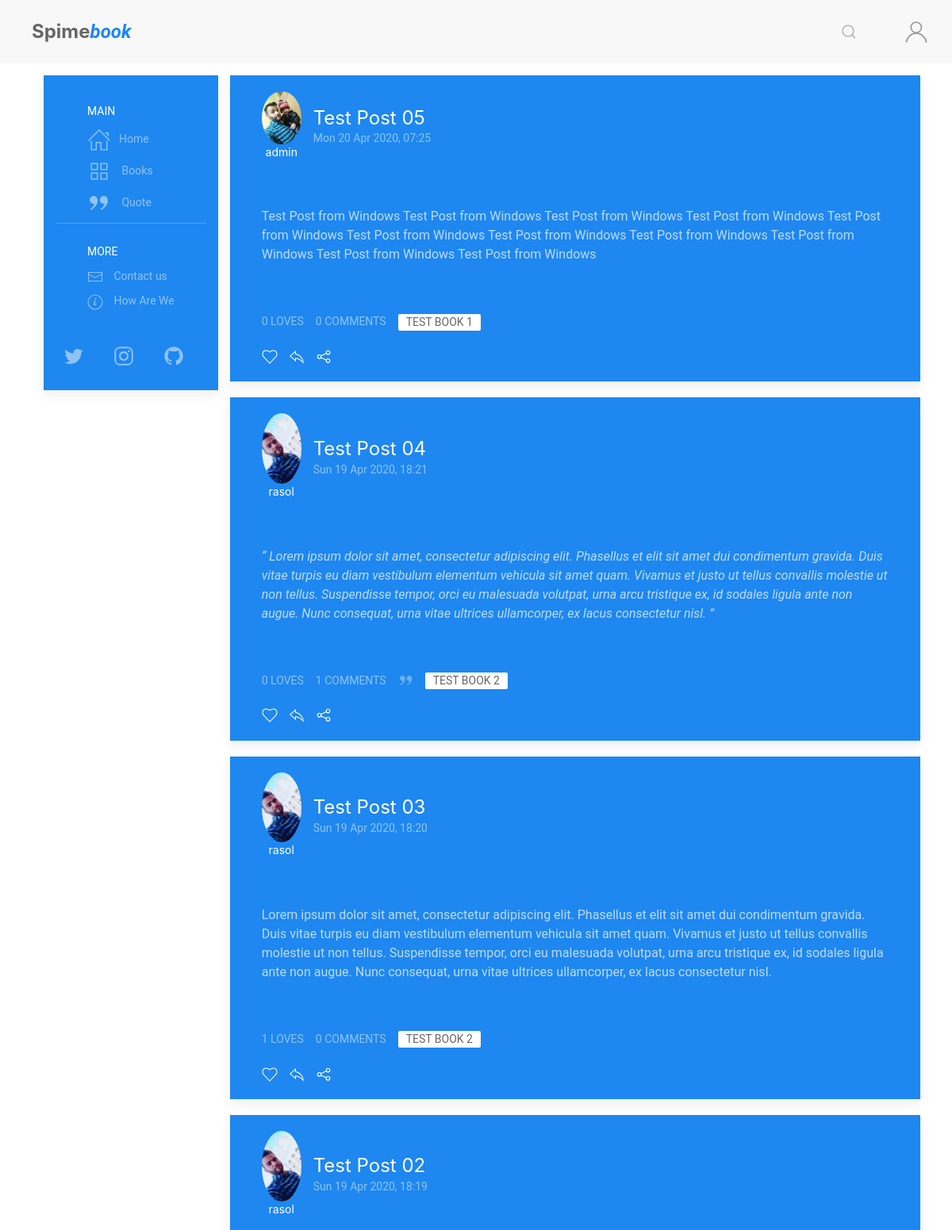
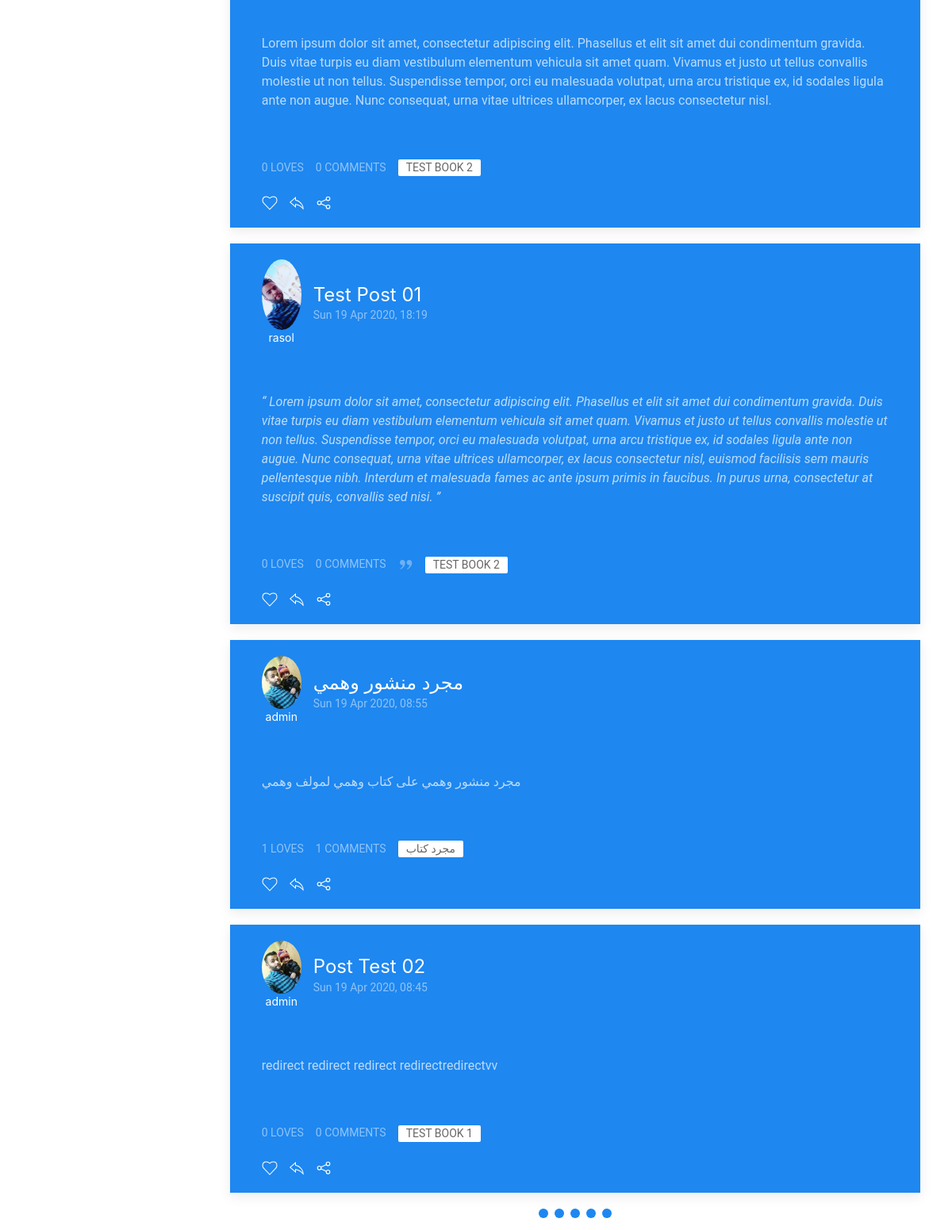
/, run on an earlier commit of the app's database (2 pictures, top to bottom).
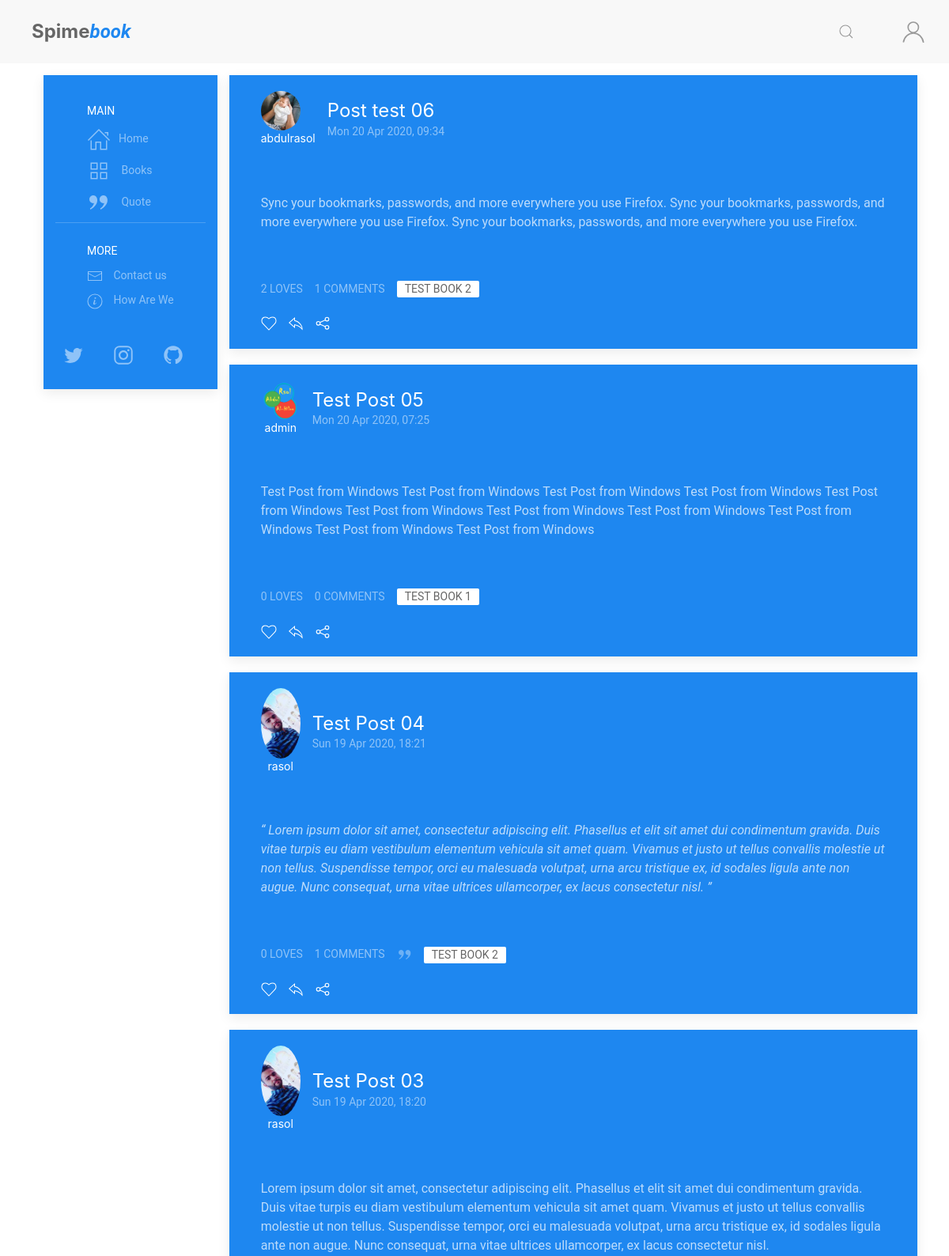
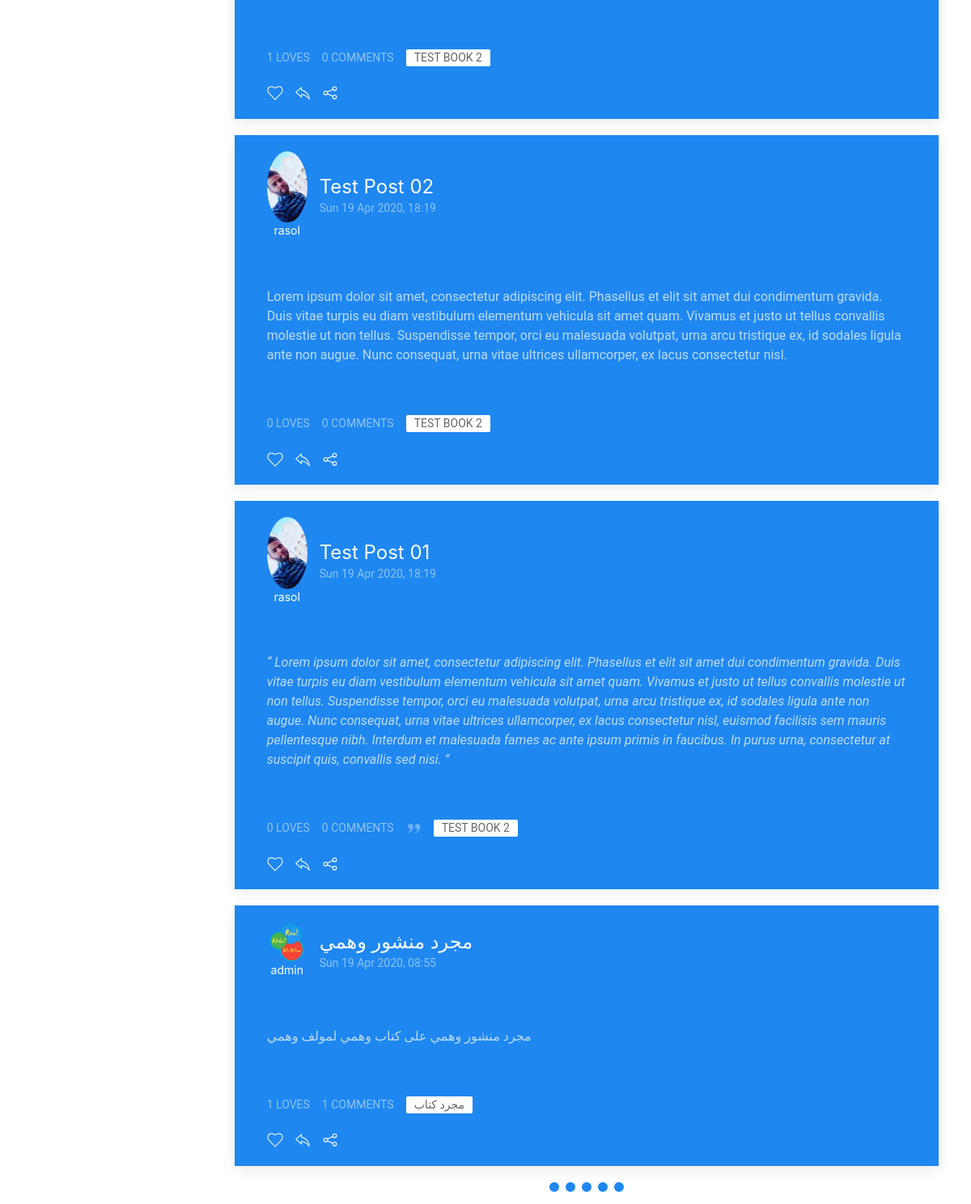
And on a later commit of the database (2 pictures, top to bottom).
### posts/models.py (models this page shows, shortened)
class Post(models.Model):
    POST_TYPE = [
        ('Q', 'Quote'),
        ('R', 'Reviw'),
        ('P', 'Post'),
    ]
    title = models.CharField(max_length=120, default='')
    user = models.ForeignKey(User, on_delete=models.CASCADE)
    post_date = models.DateTimeField(default=timezone.now)
    post_edit_date = models.DateTimeField(auto_now=timezone.now)
    content = models.TextField(default='')
    post_type = models.CharField(
        max_length=1,
        choices=POST_TYPE,
        default='Psot')
    for_book = models.ForeignKey(Book, on_delete=models.CASCADE)
    archived = models.BooleanField(default=False)
    class Meta:
        ordering = ["-post_date"]

class Comment(models.Model):
    user = models.ForeignKey(User, on_delete=models.CASCADE)
    comment = models.CharField(max_length=300)
    comment_date = models.DateTimeField(auto_now_add=True)
    post = models.ForeignKey(
        Post, on_delete=models.CASCADE, related_name='comments')

### users/models.py (models this page shows, shortened)
class Profile(models.Model):
    user = models.OneToOneField(
        User, on_delete=models.CASCADE, primary_key=True, related_name='profile')
    picture = models.ImageField(
        upload_to='users/Profiles/', blank=True, null=True, default='user.png')
    bio = models.CharField(max_length=221, blank=True, null=True)
    loves = models.ManyToManyField(
        Post, related_name='loves', blank=True)
    books = models.ManyToManyField(
        Book, related_name='books', blank=True)

### books/models.py (models this page shows, shortened)
class Book(models.Model):
    book_type = [
        ('Book', 'Book'),
        ('Novel', 'Novel')
    ]
    title = models.CharField(max_length=255)
    book_image = models.ImageField(
        upload_to='books/cover/', default='book.jpg')
    author = models.ForeignKey(Author, on_delete=models.CASCADE)
    publish_date = models.DateField(default=timezone.now)
    genres = models.ManyToManyField(Genres, related_name='genres')
    book_Bio = models.TextField(default='')
    book_or_Novel = models.CharField(
        max_length=5, choices=book_type, default='1')
    def __str__(self):
        return self.title

### posts/views.py (the view)
# urls.py: path('', views.blog, name='blog-home')
def home(request):
    all_posts = Post.objects.filter(archived=False)
    comment_form = AddCommentForm()
    page = request.GET.get('page', 1)
    paginator = Paginator(all_posts, 7)
    try:
        posts = paginator.page(page)
    except PageNotAnInteger:
        posts = paginator.page(1)
    except EmptyPage:
        posts = paginator.page(paginator.num_pages)
    context = {
        'title': 'Spimebook, a site for readers',
        'posts': posts,
        'comment_form': comment_form,
    }
    return render(request, 'posts/index.html', context)

### posts/templatetags/posts_extra.py (called while the page is built)
@register.inclusion_tag('posts/reaction_bar.html')
def reaction_bar(post_id, user):
    target_post = Post.objects.get(id=post_id)
    comment_form = AddCommentForm()
    context = {
        'user': user,
        'post': target_post,
        'comment': target_post,
        'comment_form': comment_form,
    }
    return context

### posts/templates/posts/index.html (shortened to what this page needs)
{% extends "posts/base.html" %} {% load static %} {% load posts_extra %} {% block content %}  {% for post in posts %}
<div class="uk-card uk-card-primary uk-margin uk-width-1-1 infinite-item">
    <div class="uk-card-header">
        <div class="uk-grid-small uk-flex-middle" uk-grid>
            <div class="uk-width-auto">
                <a href="{% url 'user-profile' post.user %}">
                    <img class="uk-border-circle" width="50" height="50" src="{{post.user.profile.picture.url}}"
                        alt="{{post.user.profile.picture.url}}"">
                    <br>
                    <h6 class=" uk-margin-remove uk-width-expand uk-text-center">
                    {{post.user}}
                    </h6>
                </a>
            </div>
            <div class="uk-width-expand">
                <a href="{% url 'post' post.id %}">
                    <h3 class="uk-card-title uk-margin-remove-bottom">{{post.title}}</h3>
                </a>
                <p class="uk-text-meta uk-margin-remove-top"><time datetime="2016-04-01T19:00">{{post.post_date|date:"D d M Y, H:i"}}</time>
                </p>
            </div>
        </div>
    </div>
    <div class="uk-card-body uk-padding">
        {% if post.post_type == "Q" %}
        <q class="">
            {{ post.content }}
        </q> {% else %}
        <p class="">
            {{ post.content }}
        </p>
        {% endif %}
    </div>
    <div class="uk-card-footer">
        {% reaction_bar post.id user %}
    </div>
</div>
{% endfor %}
<div class="loading-more-post" style="display: block;">
    <div class="loading-more-post">
        <span></span>
        <span></span>
        <span></span>
        <span></span>
        <span></span>
    </div>
</div>
 {% endblock content %}

### posts/templates/posts/base.html (shortened to what this page needs)
{% load static %}
<!DOCTYPE html>
<html>
<head>
    <link rel="stylesheet" href="{% static 'posts/css/uikit.min.css' %}" />
    <link rel="stylesheet" href="{% static 'posts/css/my_style.css' %}" />
</head>
<body>
    <nav class="uk-navbar-container uk-padding-small uk-padding-remove-vertical" uk-navbar>
        <div class="uk-navbar-left">
            <a href="{% url 'home' %}" class="uk-navbar-item uk-margin-small-left uk-logo">
                <span class="uk-h2 uk-logo uk-text-bolder">Spime<span
                        class="uk-padding-remove uk-text-primary uk-text-italic">book</span>
            </a>
        </div>
        <div class="uk-navbar-right">
            <a class="uk-navbar-toggle uk-visible@s  uk-visible@m" uk-search-icon
                uk-toggle="target: .nav-overlay; animation: uk-animation-fade" href="#"></a>
            <ul class="uk-navbar-nav">
                <li class="uk-visible@s">
                    <a href="{% url 'profile' %}">{{user.username}}</a>
                </li>
                <li>
                    {% if user.is_authenticated %}
                    <a type="button" class="uk-icon uk-animation-slide-right">
                        <img class="uk-border-circle" width="45" height="45" data-src="{{user.profile.picture.url}}"
                            alt="{{user.profile.picture.url}}" uk-img>
                    </a>
                    {% else %}
                    <a type="button" class="uk-icon uk-animation-slide-right" uk-icon="icon:user; ratio:1.5"></a>
                    {% endif %}
                </li>
            </ul>
        </div>
    </nav>
    <div class="uk-container">
        <div class="uk-flex uk-flex-wrap">
            <div class="uk-width-auto uk-visible@m uk-visible@s">
                <div class="side-bar uk-padding-small">
                    <div class="uk-card uk-card-primary uk-card-body">
                        <ul class="uk-nav-default uk-nav-parent-icon uk-padding-small" uk-nav>
                            <li class="uk-nav-header">Main</li>
                            <li><a href="{% url 'home' %}"><span class="uk-margin-small-right"
                                        uk-icon="icon: home; ratio: 1.5"></span>Home</a></li>
                            <li><a href="{% url 'books' %}"><span class="uk-margin-small-right"
                                        uk-icon="icon: thumbnails; ratio: 1.5"></span> Books</a></li>
                            <li><a href="{% url 'quotes' %}"><span class="uk-margin-small-right"
                                        uk-icon="icon: quote-right; ratio: 1.5"></span> Quote</a></li>
                            <li class="uk-nav-divider"></li>
                            <li class="uk-nav-header">More</li>
                            <li><a href="#"><span class="uk-margin-small-right" uk-icon="icon: mail"></span> Contact
                                    us</a>
                            </li>
                            <li><a href="#"><span class="uk-margin-small-right" uk-icon="icon: info"></span> How Are
                                    We</a>
                            </li>
                            <li>
                                <ul class="uk-iconnav uk-child-width-1-3 uk-padding-small uk-margin-medium-top">
                                    <li>
                                        <a class="uk-icon" href="#" uk-icon="icon: twitter; ratio:1.3"></a>
                                    </li>
                                    <li>
                                        <a href="#" uk-icon="icon: instagram; ratio:1.3"></a>
                                    </li>
                                    <li>
                                        <a href="#" uk-icon="icon: github; ratio:1.3"></a>
                                    </li>
                                </ul>
                            </li>
                        </ul>
                    </div>
                </div>
            </div>
            <div class="uk-width-expand">
                <div class="uk-container uk-padding-small">
                    <div class="infinite-container">
                        {% block content %} {% endblock content %}
                    </div>
                </div>
            </div>
        </div>
    </div>
</body>
</html>

### posts/templates/posts/reaction_bar.html (shortened to what this page needs)
<div class="uk-flex uk-grid-small" uk-grid>
    <div class="uk-flex uk-grid-small" uk-grid>
        <div>
            <span class="uk-button uk-button-text uk-text-meta">{{post.loves.count}} loves</span>
        </div>
        <div class="uk-margin-small-bottom">
            <a href="#post-comment-{{post.id}}" class="uk-button uk-button-text uk-text-meta"
                uk-toggle>{{post.comments.all|length}} Comments</a>
        </div>
    </div>
    <div class="tags uk-margin-bottom ">
        {% if post.post_type == "Q" %}
        <span class="uk-icon uk-margin-small-right" uk-icon="quote-right"></span>
        {% endif %}
        <a href="{% url 'book' post.for_book.id %}" class="uk-label">{{ post.for_book }}</a>
    </div>
</div>
<div class="reaction">
    {% if user.is_authenticated %}
    <span>
        <a class="uk-icon uk-margin-small-right" id="love-post" data-post="{% url 'love' post.id %}"
            uk-icon="icon: heart"></a>
    </span>
    <span>
        <a href="#" class="uk-icon uk-margin-small-right" uk-icon="icon: reply"
            uk-toggle="target: #add-reply-{{post.id}}; animation: uk-animation-slide-top-small" type="button"></a>
    </span>
    {% else %}
    <span uk-tooltip="Log In First">
        <a class="uk-icon uk-margin-small-right" uk-icon="icon: heart"></a>
    </span>
    <span uk-tooltip="Log In First">
        <a class="uk-icon uk-margin-small-right" uk-icon="icon: reply" type="button"></a>
    </span>
    {% endif %}
    <span>
        <a href="#share-modal" class="uk-icon uk-margin-small-right" uk-icon="icon: social" uk-toggle></a>
    </span>
</div>

### posts/static/posts/css/my_style.css (style rules this page uses)
* { font-family: 'Roboto', sans-serif; box-sizing: border-box }
body { color: #666 }
.uk-card .uk-card-footer .tags span { opacity: 0.5 }
nav .uk-logo { padding-top: 10px }
.loading-more-post { margin: 20px auto; width: 92px; }
.loading-more-post span { box-sizing: border-box; width: 12px; height: 12px; border-radius: 50%; background-color: rgb(30, 135, 240); display: block; float: left; margin-left: 8px; transition: all .3s both ease-in-out; animation: loadinganimate 1s infinite ease-in-out; }
.loading-more-post span:first-of-type { margin-left: 0; animation-delay: 0s }
.loading-more-post span:nth-of-type(2) { animation-delay: .25s }
.loading-more-post span:nth-of-type(3) { animation-delay: .5s }
.loading-more-post span:nth-of-type(4) { animation-delay: .75s }
.loading-more-post span:nth-of-type(5) { animation-delay: 1s }
.infinite-container .infinite-item { margin-top: 0!important; }

What changed in the data, as far as the page shows it:
no longer on this page (row unchanged): Post: user.profile.picture (picture), user "admin", title "Post Test 02", post_date "Sun 19 Apr 2020, 08:45", content "redirect redirect redirect redirectredirectvv", loves.count "0", comments.all|length "0", for_book "TEST BOOK 1"
added Post: user.profile.picture (picture), user "abdulrasol", title "Post test 06", post_date "Mon 20 Apr 2020, 09:34", content "Sync your bookmarks, passwords, and more everywhere you use Firefox. Sync your bookmarks, passwords, and more everywhere you use Firefox. Sync your bookmarks, passwords, and more everywhere you use Firefox.", loves.count "2", comments.all|length "1", for_book "TEST BOOK 2"
changed through a linked row, Post "Test Post 05": user.profile.picture: a different picture
changed through a linked row, Post "مجرد منشور وهمي": user.profile.picture: a different picture
